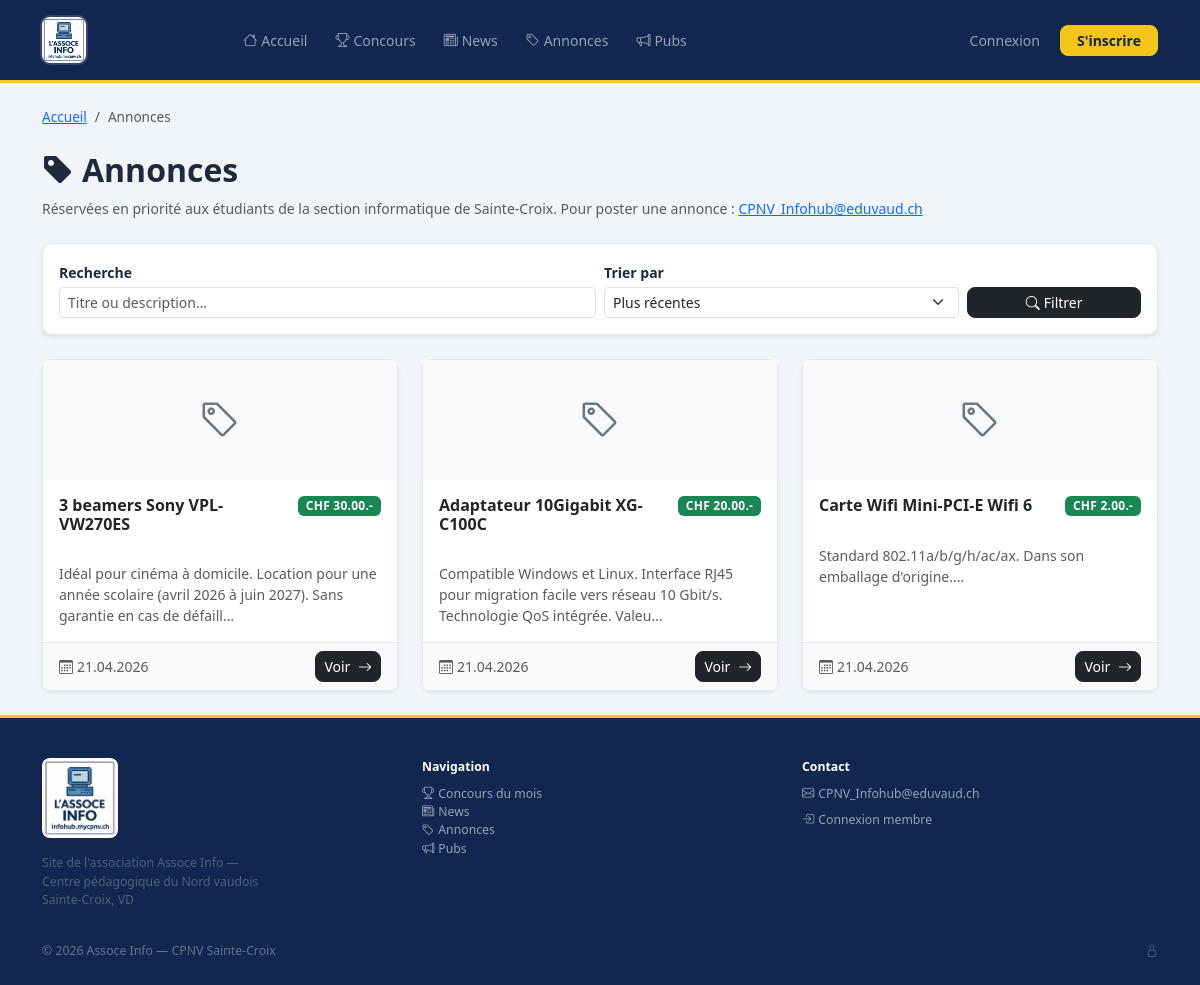
Page /annonces.php on the committed database.
### tables this page shows
CREATE TABLE IF NOT EXISTS annonces (
    id            INT AUTO_INCREMENT PRIMARY KEY,
    titre         VARCHAR(200) NOT NULL,
    description   TEXT         NOT NULL,
    prix          DECIMAL(10,2) DEFAULT NULL,
    image         VARCHAR(500)  DEFAULT NULL,
    contact_email VARCHAR(150)  NOT NULL,
    actif         BOOLEAN   NOT NULL DEFAULT 1,
    created_at    TIMESTAMP DEFAULT CURRENT_TIMESTAMP
);

### annonces.php (the view, shortened to what this page needs)
<?php
$db = getDB();
$recherche = trim($_GET['q'] ?? '');
$tri       = in_array($_GET['tri'] ?? '', ['date_desc', 'date_asc', 'prix_asc', 'prix_desc']) ? $_GET['tri'] : 'date_desc';
$orderBy = match($tri) {
    'date_asc'   => 'created_at ASC',
    'prix_asc'   => 'prix IS NULL ASC, prix ASC',
    'prix_desc'  => 'prix IS NULL ASC, prix DESC',
    default      => 'created_at DESC',
};
$params = [];
$where  = 'WHERE actif = 1';
$stmt = $db->prepare("SELECT * FROM annonces $where ORDER BY $orderBy");
$stmt->execute($params);
$annonces = $stmt->fetchAll();
require_once __DIR__ . '/includes/header.php';
?>
<nav aria-label="breadcrumb" class="mb-4">
    <ol class="breadcrumb">
        <li class="breadcrumb-item"><a href="<?= BASE_URL ?>/index.php">Accueil</a></li>
        <li class="breadcrumb-item active">Annonces</li>
    </ol>
</nav>
<div class="d-flex justify-content-between align-items-start flex-wrap gap-2 mb-2">
    <h1 class="h2 fw-bold mb-0">
        <i class="bi bi-tag-fill me-2"></i>Annonces
    </h1>
</div>
<p class="text-muted small mb-4">
    Réservées en priorité aux étudiants de la section informatique de Sainte-Croix.
    Pour poster une annonce : <a href="mailto:CPNV_Infohub@eduvaud.ch">CPNV_Infohub@eduvaud.ch</a>
</p>
<form method="GET" class="card card-body shadow-sm mb-4 p-3">
    <div class="row g-2 align-items-end">
        <div class="col-md-6">
            <label class="form-label small fw-semibold mb-1">Recherche</label>
            <input type="text" name="q" class="form-control form-control-sm"
                   placeholder="Titre ou description…"
                   value="<?= htmlspecialchars($recherche) ?>">
        </div>
        <div class="col-md-4">
            <label class="form-label small fw-semibold mb-1">Trier par</label>
            <select name="tri" class="form-select form-select-sm">
                <option value="date_desc"  <?= $tri === 'date_desc'  ? 'selected' : '' ?>>Plus récentes</option>
            </select>
        </div>
        <div class="col-md-2 d-flex gap-2">
            <button type="submit" class="btn btn-dark btn-sm w-100">
                <i class="bi bi-search me-1"></i>Filtrer
            </button>
        </div>
    </div>
</form>
<?php if ($annonces): ?>
    <div class="row g-4">
        <?php foreach ($annonces as $annonce): ?>
            <div class="col-md-6 col-lg-4">
                <a href="<?= BASE_URL ?>/annonce.php?id=<?= $annonce['id'] ?>" class="text-decoration-none text-reset">
                    <div class="card h-100 shadow-sm card-hover">
                        <?php if ($annonce['image']): ?>
                            <img src="<?= BASE_URL . htmlspecialchars($annonce['image']) ?>" class="card-img-top" alt="" style="height:200px; object-fit:cover">
                        <?php else: ?>
                            <div class="card-img-top bg-light d-flex align-items-center justify-content-center" style="height:120px">
                                <i class="bi bi-tag text-secondary fs-1"></i>
                            </div>
                        <?php endif; ?>
                        <div class="card-body d-flex flex-column">
                            <div class="d-flex justify-content-between align-items-start mb-2">
                                <h2 class="h6 fw-semibold mb-0"><?= htmlspecialchars($annonce['titre']) ?></h2>
                                <?php if ($annonce['prix'] !== null): ?>
                                    <span class="badge bg-success ms-2 flex-shrink-0">
                                        CHF <?= number_format($annonce['prix'], 2, '.', "'") ?>.-
                                    </span>
                                <?php else: ?>
                                    <span class="badge bg-secondary ms-2 flex-shrink-0">Prix à discuter</span>
                                <?php endif; ?>
                            </div>
                            <p class="card-text text-muted small flex-grow-1" style="white-space:pre-line">
                                <?= htmlspecialchars(mb_substr($annonce['description'], 0, 120)) ?>…
                            </p>
                        </div>
                        <div class="card-footer d-flex justify-content-between align-items-center">
                            <span class="text-muted small">
                                <i class="bi bi-calendar3 me-1"></i><?= date('d.m.Y', strtotime($annonce['created_at'])) ?>
                            </span>
                            <span class="btn btn-dark btn-sm">Voir <i class="bi bi-arrow-right ms-1"></i></span>
                        </div>
                    </div>
                </a>
            </div>
        <?php endforeach; ?>
    </div>
<?php endif; ?>
<?php require_once __DIR__ . '/includes/footer.php'; ?>

### assets/css/style.css (style rules this page uses)
:root { --ih-yellow: #f5c518; --ih-yellow-dim: #c9a100; --ih-dark: #12274f; --ih-dark-2: #1a3a6b; --ih-muted: #64748b; --ih-radius: .625rem; }
body { font-family: 'Segoe UI', system-ui, sans-serif; background: #f1f5f9; color: #1e293b; }
.card { border: 1px solid #e2e8f0; border-radius: var(--ih-radius); background: #fff; transition: box-shadow .2s, transform .2s; }
.card-hover { cursor: pointer; }
.card-footer { background: #f8fafc; border-top: 1px solid #e2e8f0; }
.badge { font-weight: 600; letter-spacing: .02em; }
.btn { border-radius: .5rem; font-weight: 500; }
.breadcrumb { font-size: .85rem; }

### annonces.php (style rules this page uses)
.card-hover { transition: transform .15s, box-shadow .15s; }

### rows in the picture
annonces: titre "3 beamers Sony VPL-VW270ES", prix "30.00", description "Idéal pour cinéma à domicile. Location pour une année scolaire (avril 2026 à juin 2027). Sans garantie en cas de défaill", created_at "21.04.2026"
annonces: titre "Adaptateur 10Gigabit XG-C100C", prix "20.00", description "Compatible Windows et Linux. Interface RJ45 pour migration facile vers réseau 10 Gbit/s. Technologie QoS intégrée. Valeu", created_at "21.04.2026"
annonces: titre "Carte Wifi Mini-PCI-E Wifi 6", prix "2.00", description "Standard 802.11a/b/g/h/ac/ax. Dans son emballage d'origine.", created_at "21.04.2026"
